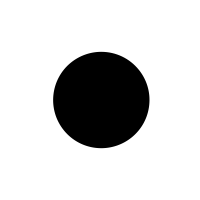
#> input picture study2/task/images/dot.png, 200 x 200 px
$ python plot_specificgoalpaths_depth3.py
#> lines starting #> are read from the running program, lines starting #| are printed output that depends on the picture
import matplotlib.pyplot as plt
import networkx as nx
import matplotlib.image as mpimg
from matplotlib.offsetbox import OffsetImage, AnnotationBbox

# Initialize the graph
G = nx.DiGraph()
fs = 30  # font size

# Add nodes with positions
positions = {
    "start": (0, 3),
    "baby": (-1, 2),
    "toothbrush": (1, 2),
    "bowtie": (-1.5, 1),
    "backpack": (0, 1),
    "car": (1.5, 1),
    "lamp": (-1.5, 0),
    "zebra": (-0.5, 0),
    "cat": (0.5, 0),
    "knight": (1.5, 0)
}

labels = {
    "lamp": "Depth=1",
    "zebra": "Depth=2",
    "knight": "Depth=3",
    "cat": "Depth=3"
}

# Add edges with colors
# edges = [
#     ("start", "toothbrush", "red"),
#     ("start", "baby", "blue"),
#     ("baby", "bowtie", "red"),
#     ("baby", "backpack", "blue"),
#     ("toothbrush", "backpack", "red"),
#     ("toothbrush", "car", "blue"),
#     ("backpack", "lamp", "red"),
#     ("bowtie", "lamp", "blue"),
#     ("bowtie", "knight", "red"),
#     ("car", "cat", "blue"),
#     ("car", "lamp", "red")
# ]

edges = [
    ("start", "toothbrush", "red"),
    ("toothbrush", "car", "blue"),
    ("car", "cat", "blue")
]
# Add nodes and edges to the graph
for node in positions:
    G.add_node(node)

# for edge in edges:
#     G.add_edge(edge[0], edge[1], color=edge[2])

# Draw the graph without arrows first
fig, ax = plt.subplots(figsize=(10, 10))
nx.draw(G, pos=positions, with_labels=False, arrows=False, node_size=2000, node_color='white', ax=ax)

# Load images and add them to the nodes
def add_image(node, img_path, ax):
#> called with node = 'start', img_path = 'dot.png'
    img = mpimg.imread(img_path)
#> img is the input picture: shape (200, 200, 4) float32; mean R, G, B, A 0, 0, 0, 0.182
    imagebox = OffsetImage(img, zoom=0.25)
    ab = AnnotationBbox(imagebox, positions[node], frameon=False)
    ax.add_artist(ab)

images = {
    "start": "dot.png",
    "baby": "dot.png",
    "toothbrush": "dot.png",
    "bowtie": "dot.png",
    "backpack": "dot.png",
    "car": "dot.png",
    "lamp": "dot.png",
    "zebra": "dot.png",
    "knight": "dot.png",
    "cat": "dot.png",
    }

for node, img_path in images.items():
    add_image(node, img_path, ax)

# Function to calculate arrow positions
def get_arrow_positions(start_pos, end_pos):
    if start_pos[1] > 2:
        offset = 0.085
        start = (start_pos[0], start_pos[1] - offset)
        end = (end_pos[0], end_pos[1] + offset)
    else:
        offset = 0.085 # Adjust this value to move arrow start and end points to the bottom and top of images
        start = (start_pos[0], start_pos[1] - offset)
        end = (end_pos[0], end_pos[1] + offset)
    return start, end

# Function to highlight the path to a specific end-node
def highlight_path_to_end_node(G, end_node):
    edges_to_highlight = []
    current_node = end_node
    while current_node in G:
        predecessors = list(G.predecessors(current_node))
        if not predecessors:
            break
        predecessor = predecessors[0]
        edge_color = G[predecessor][current_node]['color']
        edges_to_highlight.append((predecessor, current_node, edge_color))
        current_node = predecessor
    return edges_to_highlight

# Specify the end-node to highlight
end_node = "lamp"
#> end_node = 'lamp'
highlighted_edges = highlight_path_to_end_node(G, end_node)
#> highlighted_edges = []

# Draw highlighted edges with colors and thicker width
for edge in edges:
    start_pos, end_pos = get_arrow_positions(positions[edge[0]], positions[edge[1]])
    color = edge[2]
    ax.annotate("", xy=end_pos, xycoords='data', xytext=start_pos, textcoords='data',
        arrowprops=dict(arrowstyle="simple", color=color, lw=0.5, mutation_scale=40), zorder=5)


# Add labels
for node, label in labels.items():
    if node=='cat':
        ax.annotate("", xy=end_pos, xycoords='data', xytext=start_pos, textcoords='data',
        arrowprops=dict(arrowstyle="simple", color=color, lw=0.5, mutation_scale=40), zorder=5)


# Show plot
# plt.title("Decision Tree", fontsize=14, fontweight='bold')
plt.axis('off')
plt.savefig('decision_tree_cat.png', dpi=300)
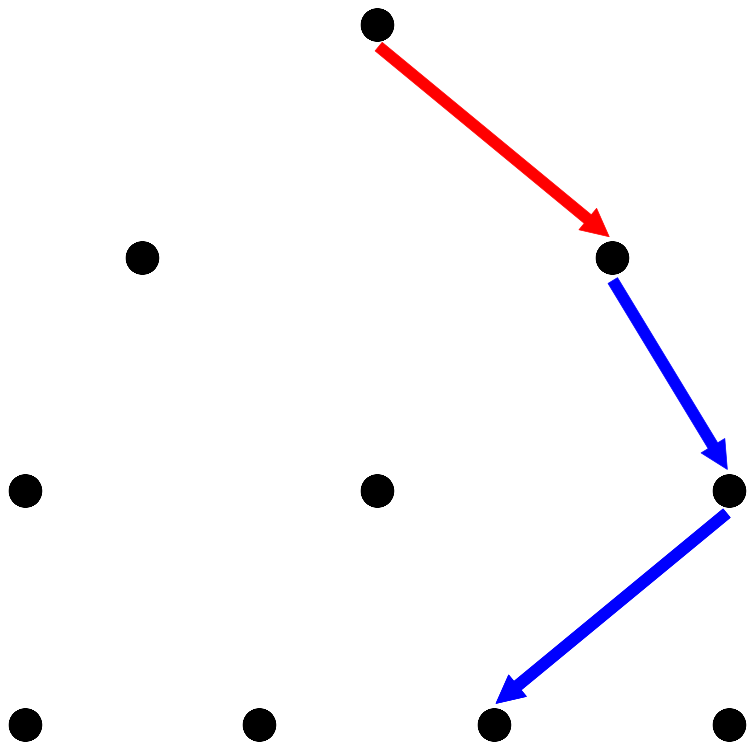
#> figure drawn by matplotlib, 1 panel
plt.show()
